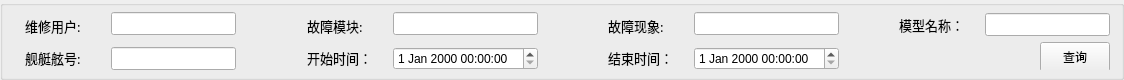
        <widget class="QGroupBox" name="groupBox_records_query_top">
         <property name="minimumSize">
          <size>
           <width>0</width>
           <height>80</height>
          </size>
         </property>
         <property name="maximumSize">
          <size>
           <width>16777215</width>
           <height>80</height>
          </size>
         </property>
         <property name="styleSheet">
          <string notr="true">QGroupBox#groupBox_information_feedback_top{
border: 2px solid #8f8f91;}    
</string>
         </property>
         <property name="title">
          <string/>
         </property>
         <layout class="QHBoxLayout" name="horizontalLayout_30">
          <property name="leftMargin">
           <number>11</number>
          </property>
          <property name="topMargin">
           <number>0</number>
          </property>
          <property name="rightMargin">
           <number>11</number>
          </property>
          <property name="bottomMargin">
           <number>0</number>
          </property>
          <item>
           <widget class="QWidget" name="widget" native="true">
            <layout class="QHBoxLayout" name="horizontalLayout_31">
             <property name="leftMargin">
              <number>11</number>
             </property>
             <property name="topMargin">
              <number>0</number>
             </property>
             <property name="rightMargin">
              <number>11</number>
             </property>
             <property name="bottomMargin">
              <number>0</number>
             </property>
             <item>
              <widget class="QWidget" name="widget_records_query_top_1" native="true">
               <layout class="QVBoxLayout" name="verticalLayout_18">
                <property name="leftMargin">
                 <number>0</number>
                </property>
                <property name="topMargin">
                 <number>7</number>
                </property>
                <property name="rightMargin">
                 <number>0</number>
                </property>
                <property name="bottomMargin">
                 <number>7</number>
                </property>
                <item>
                 <widget class="QLabel" name="label_record_query_user_name_sign">
                  <property name="minimumSize">
                   <size>
                    <width>80</width>
                    <height>0</height>
                   </size>
                  </property>
                  <property name="maximumSize">
                   <size>
                    <width>80</width>
                    <height>16777215</height>
                   </size>
                  </property>
                  <property name="font">
                   <font>
                    <family>微软雅黑</family>
                    <pointsize>10</pointsize>
                   </font>
                  </property>
                  <property name="styleSheet">
                   <string notr="true">/*QLabel { 
    border-radius: 8px; 
    min-width: 120px;
    min-height: 40px;
	background-color: rgb(216, 255, 164);
	color: rgb(0, 85, 255);
	font: 75 10pt &quot;微软雅黑&quot;;
 }*/</string>
                  </property>
                  <property name="text">
                   <string>维修用户:</string>
                  </property>
                 </widget>
                </item>
                <item>
                 <widget class="QLabel" name="label_record_query_boat_number_sign">
                  <property name="minimumSize">
                   <size>
                    <width>80</width>
                    <height>0</height>
                   </size>
                  </property>
                  <property name="maximumSize">
                   <size>
                    <width>80</width>
                    <height>16777215</height>
                   </size>
                  </property>
                  <property name="font">
                   <font>
                    <family>微软雅黑</family>
                    <pointsize>10</pointsize>
                   </font>
                  </property>
                  <property name="styleSheet">
                   <string notr="true">/*QLabel { 
    border-radius: 8px; 
    min-width: 120px;
    min-height: 40px;
	background-color: rgb(216, 255, 164);
	color: rgb(0, 85, 255);
	font: 75 10pt &quot;微软雅黑&quot;;
 }*/</string>
                  </property>
                  <property name="text">
                   <string>舰艇舷号:</string>
                  </property>
                 </widget>
                </item>
               </layout>
              </widget>
             </item>
             <item>
              <widget class="QWidget" name="widget_records_query_top_2" native="true">
               <layout class="QVBoxLayout" name="verticalLayout_19">
                <property name="leftMargin">
                 <number>0</number>
                </property>
                <property name="topMargin">
                 <number>0</number>
                </property>
                <property name="rightMargin">
                 <number>0</number>
                </property>
                <property name="bottomMargin">
                 <number>0</number>
                </property>
                <item>
                 <widget class="QLineEdit" name="lineEdit_record_query_user_name">
                  <property name="maximumSize">
                   <size>
                    <width>150</width>
                    <height>16777215</height>
                   </size>
                  </property>
                  <property name="font">
                   <font>
                    <pointsize>10</pointsize>
                   </font>
                  </property>
                 </widget>
                </item>
                <item>
                 <widget class="QLineEdit" name="lineEdit_record_query_boat_number">
                  <property name="maximumSize">
                   <size>
                    <width>150</width>
                    <height>16777215</height>
                   </size>
                  </property>
                  <property name="font">
                   <font>
                    <pointsize>10</pointsize>
                   </font>
                  </property>
                 </widget>
                </item>
               </layout>
              </widget>
             </item>
            </layout>
           </widget>
          </item>
          <item>
           <spacer name="horizontalSpacer_102">
            <property name="orientation">
             <enum>Qt::Horizontal</enum>
            </property>
            <property name="sizeHint" stdset="0">
             <size>
              <width>43</width>
              <height>20</height>
             </size>
            </property>
           </spacer>
          </item>
          <item>
           <widget class="QWidget" name="widget_2" native="true">
            <layout class="QHBoxLayout" name="horizontalLayout_32">
             <property name="leftMargin">
              <number>11</number>
             </property>
             <property name="topMargin">
              <number>0</number>
             </property>
             <property name="rightMargin">
              <number>11</number>
             </property>
             <property name="bottomMargin">
              <number>0</number>
             </property>
             <item>
              <widget class="QWidget" name="widget_2_records_query_top_1" native="true">
               <layout class="QVBoxLayout" name="verticalLayout_20">
                <property name="leftMargin">
                 <number>0</number>
                </property>
                <property name="topMargin">
                 <number>7</number>
                </property>
                <property name="rightMargin">
                 <number>0</number>
                </property>
                <property name="bottomMargin">
                 <number>7</number>
                </property>
                <item>
                 <widget class="QLabel" name="label_record_query_module_name_sign">
                  <property name="minimumSize">
                   <size>
                    <width>80</width>
                    <height>0</height>
                   </size>
                  </property>
                  <property name="maximumSize">
                   <size>
                    <width>80</width>
                    <height>16777215</height>
                   </size>
                  </property>
                  <property name="font">
                   <font>
                    <family>微软雅黑</family>
                    <pointsize>10</pointsize>
                   </font>
                  </property>
                  <property name="styleSheet">
                   <string notr="true">/*QLabel { 
    border-radius: 8px; 
    min-width: 120px;
    min-height: 40px;
	background-color: rgb(216, 255, 164);
	color: rgb(0, 85, 255);
	font: 75 10pt &quot;微软雅黑&quot;;
 }*/</string>
                  </property>
                  <property name="text">
                   <string>故障模块:</string>
                  </property>
                 </widget>
                </item>
                <item>
                 <widget class="QLabel" name="label_record_query_start_time_sign">
                  <property name="minimumSize">
                   <size>
                    <width>80</width>
                    <height>0</height>
                   </size>
                  </property>
                  <property name="maximumSize">
                   <size>
                    <width>80</width>
                    <height>16777215</height>
                   </size>
                  </property>
                  <property name="font">
                   <font>
                    <family>微软雅黑</family>
                    <pointsize>10</pointsize>
                   </font>
                  </property>
                  <property name="styleSheet">
                   <string notr="true">/*QLabel { 
    border-radius: 8px; 
    min-width: 120px;
    min-height: 40px;
	background-color: rgb(216, 255, 164);
	color: rgb(0, 85, 255);
	font: 75 10pt &quot;微软雅黑&quot;;
 }*/</string>
                  </property>
                  <property name="text">
                   <string>开始时间：</string>
                  </property>
                 </widget>
                </item>
               </layout>
              </widget>
             </item>
             <item>
              <widget class="QWidget" name="widget_2_records_query_top_2" native="true">
               <layout class="QVBoxLayout" name="verticalLayout_21">
                <property name="leftMargin">
                 <number>0</number>
                </property>
                <property name="topMargin">
                 <number>0</number>
                </property>
                <property name="rightMargin">
                 <number>0</number>
                </property>
                <property name="bottomMargin">
                 <number>0</number>
                </property>
                <item>
                 <widget class="QLineEdit" name="lineEdit_record_query_module_name">
                  <property name="maximumSize">
                   <size>
                    <width>150</width>
                    <height>16777215</height>
                   </size>
                  </property>
                  <property name="font">
                   <font>
                    <pointsize>10</pointsize>
                   </font>
                  </property>
                 </widget>
                </item>
                <item>
                 <widget class="QDateTimeEdit" name="dateTimeEdit_record_query_start_time">
                  <property name="minimumSize">
                   <size>
                    <width>0</width>
                    <height>23</height>
                   </size>
                  </property>
                  <property name="maximumSize">
                   <size>
                    <width>150</width>
                    <height>16777215</height>
                   </size>
                  </property>
                 </widget>
                </item>
               </layout>
              </widget>
             </item>
            </layout>
           </widget>
          </item>
          <item>
           <spacer name="horizontalSpacer_104">
            <property name="orientation">
             <enum>Qt::Horizontal</enum>
            </property>
            <property name="sizeHint" stdset="0">
             <size>
              <width>42</width>
              <height>20</height>
             </size>
            </property>
           </spacer>
          </item>
          <item>
           <widget class="QWidget" name="widget_3" native="true">
            <layout class="QHBoxLayout" name="horizontalLayout_33">
             <property name="leftMargin">
              <number>11</number>
             </property>
             <property name="topMargin">
              <number>0</number>
             </property>
             <property name="rightMargin">
              <number>11</number>
             </property>
             <property name="bottomMargin">
              <number>0</number>
             </property>
             <item>
              <widget class="QWidget" name="widget_3_records_query_top_1" native="true">
               <layout class="QVBoxLayout" name="verticalLayout_22">
                <property name="leftMargin">
                 <number>0</number>
                </property>
                <property name="topMargin">
                 <number>7</number>
                </property>
                <property name="rightMargin">
                 <number>0</number>
                </property>
                <property name="bottomMargin">
                 <number>7</number>
                </property>
                <item>
                 <widget class="QLabel" name="label_record_query_fault_phenomenon_sign">
                  <property name="minimumSize">
                   <size>
                    <width>80</width>
                    <height>0</height>
                   </size>
                  </property>
                  <property name="maximumSize">
                   <size>
                    <width>80</width>
                    <height>16777215</height>
                   </size>
                  </property>
                  <property name="font">
                   <font>
                    <family>微软雅黑</family>
                    <pointsize>10</pointsize>
                   </font>
                  </property>
                  <property name="styleSheet">
                   <string notr="true">/*QLabel { 
    border-radius: 8px; 
    min-width: 120px;
    min-height: 40px;
	background-color: rgb(216, 255, 164);
	color: rgb(0, 85, 255);
	font: 75 10pt &quot;微软雅黑&quot;;
 }*/</string>
                  </property>
                  <property name="text">
                   <string>故障现象:</string>
                  </property>
                 </widget>
                </item>
                <item>
                 <widget class="QLabel" name="label_record_query_finish_time_sign">
                  <property name="minimumSize">
                   <size>
                    <width>80</width>
                    <height>0</height>
                   </size>
                  </property>
                  <property name="maximumSize">
                   <size>
                    <width>80</width>
                    <height>16777215</height>
                   </size>
                  </property>
                  <property name="font">
                   <font>
                    <family>微软雅黑</family>
                    <pointsize>10</pointsize>
                   </font>
                  </property>
                  <property name="styleSheet">
                   <string notr="true">/*QLabel { 
    border-radius: 8px; 
    min-width: 120px;
    min-height: 40px;
	background-color: rgb(216, 255, 164);
	color: rgb(0, 85, 255);
	font: 75 10pt &quot;微软雅黑&quot;;
 }*/</string>
                  </property>
                  <property name="text">
                   <string>结束时间：</string>
                  </property>
                 </widget>
                </item>
               </layout>
              </widget>
             </item>
             <item>
              <widget class="QWidget" name="widget_3_records_query_top_2" native="true">
               <layout class="QVBoxLayout" name="verticalLayout_23">
                <property name="leftMargin">
                 <number>0</number>
                </property>
                <property name="topMargin">
                 <number>0</number>
                </property>
                <property name="rightMargin">
                 <number>0</number>
                </property>
                <property name="bottomMargin">
                 <number>0</number>
                </property>
                <item>
                 <widget class="QLineEdit" name="lineEdit_record_query_fault_phenomenon">
                  <property name="maximumSize">
                   <size>
                    <width>150</width>
                    <height>16777215</height>
                   </size>
                  </property>
                  <property name="font">
                   <font>
                    <pointsize>10</pointsize>
                   </font>
                  </property>
                 </widget>
                </item>
                <item>
                 <widget class="QDateTimeEdit" name="dateTimeEdit_query_finish_time">
                  <property name="minimumSize">
                   <size>
                    <width>0</width>
                    <height>23</height>
                   </size>
                  </property>
                  <property name="maximumSize">
                   <size>
                    <width>150</width>
                    <height>16777215</height>
                   </size>
                  </property>
                 </widget>
                </item>
               </layout>
              </widget>
             </item>
            </layout>
           </widget>
          </item>
          <item>
           <spacer name="horizontalSpacer_58">
            <property name="orientation">
             <enum>Qt::Horizontal</enum>
            </property>
            <property name="sizeHint" stdset="0">
             <size>
              <width>43</width>
              <height>20</height>
             </size>
            </property>
           </spacer>
          </item>
          <item>
           <widget class="QWidget" name="widget_4" native="true">
            <layout class="QVBoxLayout" name="verticalLayout_25">
             <property name="leftMargin">
              <number>0</number>
             </property>
             <property name="topMargin">
              <number>7</number>
             </property>
             <property name="rightMargin">
              <number>0</number>
             </property>
             <property name="bottomMargin">
              <number>7</number>
             </property>
             <item>
              <widget class="QWidget" name="widget_4_records_query_top_2" native="true">
               <layout class="QHBoxLayout" name="horizontalLayout_87">
                <property name="leftMargin">
                 <number>0</number>
                </property>
                <property name="topMargin">
                 <number>0</number>
                </property>
                <property name="rightMargin">
                 <number>0</number>
                </property>
                <property name="bottomMargin">
                 <number>0</number>
                </property>
                <item>
                 <widget class="QLabel" name="label_record_query_model_name_sign">
                  <property name="minimumSize">
                   <size>
                    <width>80</width>
                    <height>0</height>
                   </size>
                  </property>
                  <property name="maximumSize">
                   <size>
                    <width>80</width>
                    <height>16777215</height>
                   </size>
                  </property>
                  <property name="font">
                   <font>
                    <family>微软雅黑</family>
                    <pointsize>10</pointsize>
                   </font>
                  </property>
                  <property name="styleSheet">
                   <string notr="true">/*QLabel { 
    border-radius: 8px; 
    min-width: 120px;
    min-height: 40px;
	background-color: rgb(216, 255, 164);
	color: rgb(0, 85, 255);
	font: 75 10pt &quot;微软雅黑&quot;;
 }*/</string>
                  </property>
                  <property name="text">
                   <string>模型名称：</string>
                  </property>
                 </widget>
                </item>
                <item>
                 <widget class="QLineEdit" name="lineEdit_record_query_model_name">
                  <property name="maximumSize">
                   <size>
                    <width>150</width>
                    <height>16777215</height>
                   </size>
                  </property>
                  <property name="font">
                   <font>
                    <pointsize>10</pointsize>
                   </font>
                  </property>
                 </widget>
                </item>
               </layout>
              </widget>
             </item>
             <item>
              <widget class="QWidget" name="widget_4_records_query_top_3" native="true">
               <layout class="QHBoxLayout" name="horizontalLayout_35">
                <property name="leftMargin">
                 <number>0</number>
                </property>
                <property name="topMargin">
                 <number>0</number>
                </property>
                <property name="rightMargin">
                 <number>0</number>
                </property>
                <property name="bottomMargin">
                 <number>0</number>
                </property>
                <item>
                 <spacer name="horizontalSpacer_5">
                  <property name="orientation">
                   <enum>Qt::Horizontal</enum>
                  </property>
                  <property name="sizeHint" stdset="0">
                   <size>
                    <width>40</width>
                    <height>20</height>
                   </size>
                  </property>
                 </spacer>
                </item>
                <item>
                 <widget class="QToolButton" name="toolButton_record_query_query">
                  <property name="minimumSize">
                   <size>
                    <width>70</width>
                    <height>30</height>
                   </size>
                  </property>
                  <property name="text">
                   <string>查询</string>
                  </property>
                 </widget>
                </item>
               </layout>
              </widget>
             </item>
            </layout>
           </widget>
          </item>
         </layout>
        </widget>
